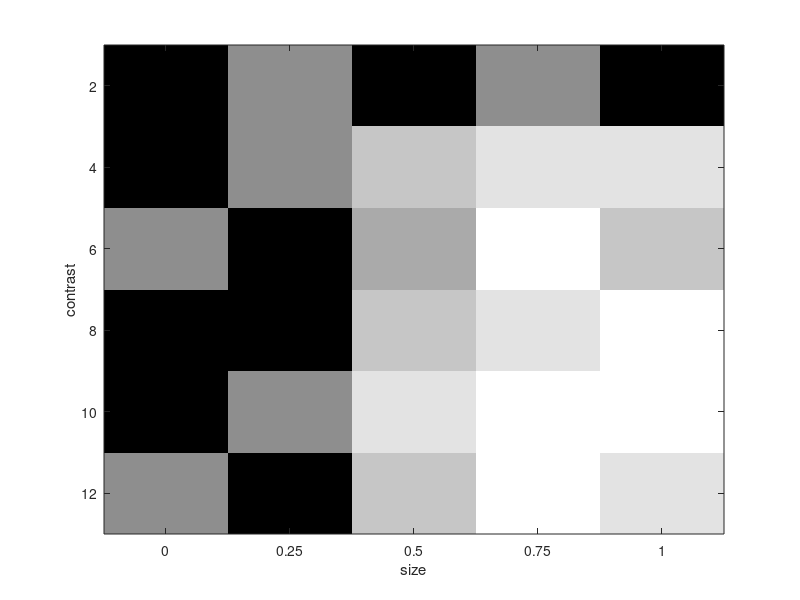

MATLAB code for this plot:
%contrastExp

contrast=linspace(0,1,5);
size=2:2:12;

nc=[5 6 5 6 4; 4 6 8 9 9; 6 5 7 10 8; 3 5 8 9 10; 5 6 9 10 10; 6 5 8 10 9];

image(contrast,size, nc); %make my rows vector size, make my rows vector contrasts
colormap(gray(10))
xlabel('size')
ylabel('contrast')

set(gca, 'XTick', contrast)
set(gca, 'XTickLabel', contrast)

pc=100*nc/10;
pcmap=colormap(gray(10));
pcmap(1:5,:)=0;
colormap(pcmap)